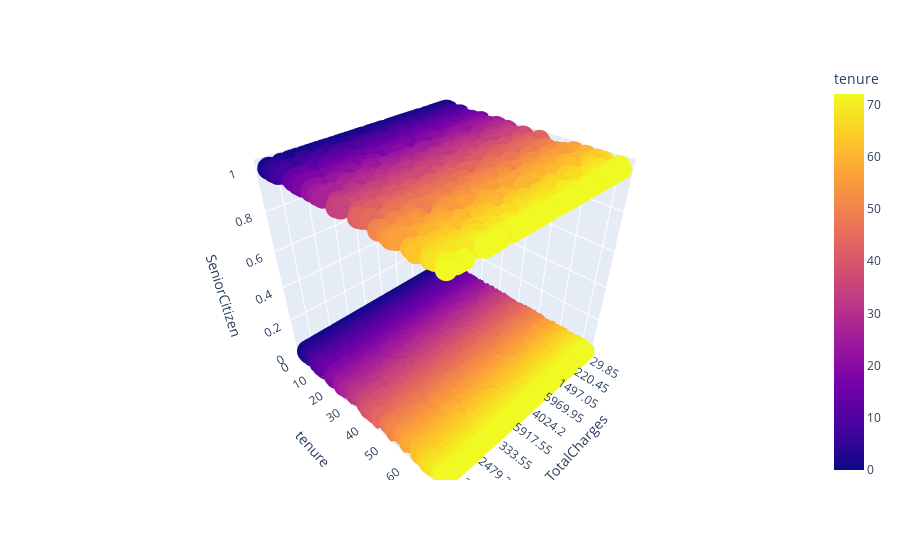

Notebook source saved alongside this figure:
### Code cell
fig_3d = px.scatter_3d(df, x='TotalCharges',y='tenure', z='SeniorCitizen',color='tenure')
fig_3d.show()

### Figure 1 — Plotly figure (JSON) as saved in the notebook; plotly's stock layout.template omitted (floating-point values rounded to 4 significant figures; data arrays with more than 128 entries replaced by an {"elided": "..."} marker saying what was removed)
{"data": [{"hovertemplate": "TotalCharges=%{x}<br>tenure=%{marker.color}<br>SeniorCitizen=%{z}<extra></extra>", "legendgroup": "", "marker": {"color": {"elided": "7043 int values"}, "coloraxis": "coloraxis", "symbol": "circle"}, "mode": "markers", "name": "", "scene": "scene", "showlegend": false, "type": "scatter3d", "x": {"elided": "7043 str values"}, "y": {"elided": "7043 int values"}, "z": {"elided": "7043 int values"}}], "layout": {"coloraxis": {"colorbar": {"title": {"text": "tenure"}}, "colorscale": [[0, "#0d0887"], [0.1111, "#46039f"], [0.2222, "#7201a8"], [0.3333, "#9c179e"], [0.4444, "#bd3786"], [0.5556, "#d8576b"], [0.6667, "#ed7953"], [0.7778, "#fb9f3a"], [0.8889, "#fdca26"], [1, "#f0f921"]]}, "legend": {"tracegroupgap": 0}, "margin": {"t": 60}, "scene": {"domain": {"x": [0, 1], "y": [0, 1]}, "xaxis": {"title": {"text": "TotalCharges"}}, "yaxis": {"title": {"text": "tenure"}}, "zaxis": {"title": {"text": "SeniorCitizen"}}}}}
